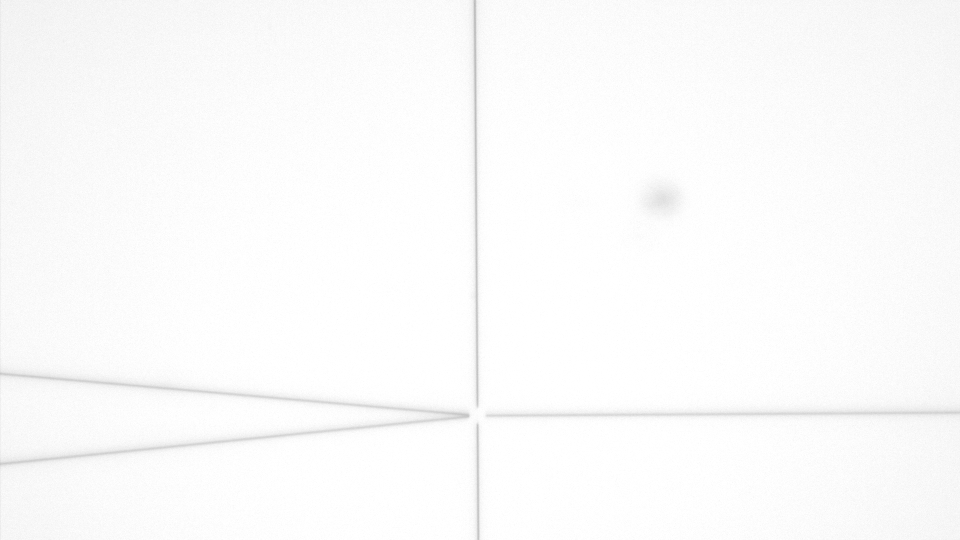
#> input picture opencv_frame_4_6.png, 1920 x 1080 px (shown at 1/2 size)
$ python erode_demo.py
#> lines starting #> are read from the running program, lines starting #| are printed output that depends on the picture; after the words box and inside, x2 and y2 are one past the last pixel; in counts of white or black regions, pixels touching at a corner belong together
import cv2.cv2 as cv
import numpy as np
import math
from skimage import morphology, draw
import matplotlib.pyplot as plt


def read_img_from_path(img_path):
#> called with img_path = 'opencv_frame_4_6.png'
    original = cv.imread(img_path, 0)
#> original is the input picture: shape (1080, 1920); min 177, max 255, mean 251
    img = original[0:1080, 3:1919]
    frame = cv.medianBlur(img, 3)
    frame = cv.GaussianBlur(frame, (3, 3), 0)
    frame = cv.bitwise_not(src=frame)
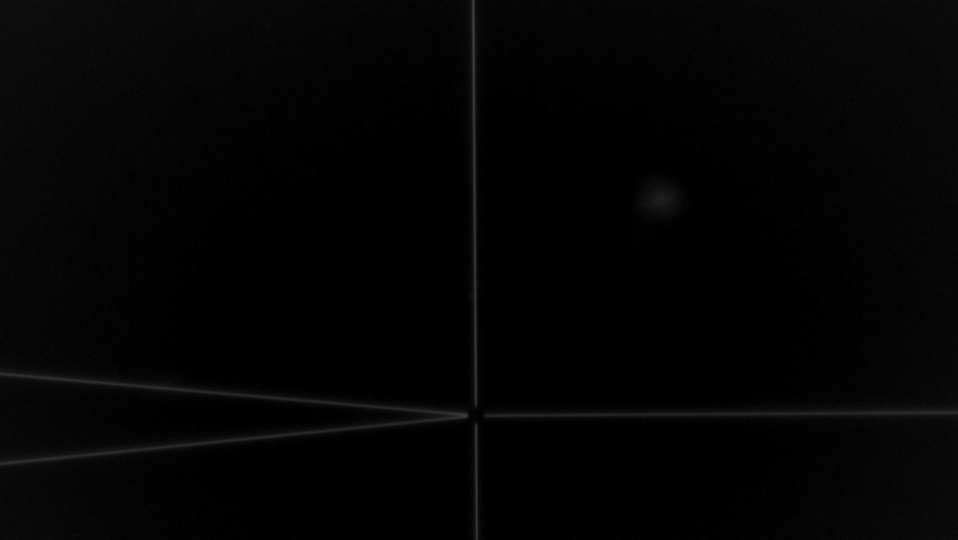
#> frame: shape (1080, 1916) (shown at 1/2 size); min 0, max 67, mean 3.5
    return frame


# retval, threshold_img = cv.threshold(frame, 45, 255, cv.THRESH_BINARY+cv.THRESH_OTSU)


def stretch_gray(frame, index=2):
#> called with index = 2
    e_img = np.zeros((frame.shape[0], frame.shape[1], 1), dtype=np.uint16)
    for i in range(e_img.shape[0]):
        for j in range(e_img.shape[1]):
            e_img[i, j] = math.pow(frame[i, j], index)
    cv.normalize(e_img, e_img, 0, 255, cv.NORM_MINMAX)
    gamma_img1 = cv.convertScaleAbs(e_img)
    # plt.hist(gamma_img1.ravel(), 256, [0, 256])
    # plt.title("Gray Value Hist1")
    # plt.show()
    return gamma_img1


# retval, threshold_img = cv.threshold(gamma_img1, 35, 255, cv.THRESH_BINARY)


def edge_by_dilated(threshold_frame):
    kernel = cv.getStructuringElement(cv.MORPH_RECT, (3, 3))
    # eroded = cv.erode(threshold_img, kernel)
    dilated = cv.dilate(threshold_frame, kernel)

    # res = cv.subtract(threshold_img, eroded)
    absdiff_img = cv.absdiff(dilated, threshold_frame)
    return absdiff_img


def dilated(frame):
    kernel = cv.getStructuringElement(cv.MORPH_RECT, (3, 3))
    # eroded = cv.erode(threshold_img, kernel)
    dilated = cv.dilate(frame, kernel)

    # res = cv.subtract(threshold_img, eroded)
    return dilated


def find_mid_line(threshold_image, p0, p1, p2, p3):
    threshold_image[threshold_image == 255] = 1
    skeleton0 = morphology.skeletonize(threshold_image)
    skeleton = skeleton0.astype(np.uint8) * 255
    h1 = []
    h2 = []
    sum1 = 0
    sum2 = 0
    # h = skeleton.shape[0]
    # w = skeleton.shape[1]
    for i in range(p0, p1):
        for j in range(p2, p3):
            sum1 = sum1 + skeleton[j, i]
        h1.append(sum1)
        sum1 = 0
    # [5 lines of commented-out code are left out]
    for i in range(p2, p3):
        for j in range(p0, p1):
            sum2 = sum2 + skeleton[i, j]
        h2.append(sum2)
        sum2 = 0
    # [5 lines of commented-out code are left out]
    i1 = h1.index(max(h1)) + 300
    i2 = h2.index(max(h2)) + 40
    return i1, i2


# retval, threshold_img = cv.threshold(absdiff_img, 45, 255, cv.THRESH_BINARY)
# retval, threshold_img = cv.threshold(res, 40, 255, cv.THRESH_BINARY)
def find_end_point(t_img, h_point, v_point, height, width):
    record1 = []
    record2 = []
    for k in [-1, 0, 1]:
        for i in range(1, height-1):
            counter = 0
            if t_img[i - 1, h_point+k - 1] > 0:
                counter = counter + 1
            if t_img[i - 1, h_point+k] > 0:
                counter = counter + 1
            if t_img[i - 1, h_point+k + 1] > 0:
                counter = counter + 1
            if t_img[i, h_point+k - 1] > 0:
                counter = counter + 1
            # if t_img[i, h_point] > 0:
            #     counter = counter + 1
            if t_img[i, h_point+k + 1] > 0:
                counter = counter + 1
            if t_img[i + 1, h_point+k - 1] > 0:
                counter = counter + 1
            if t_img[i + 1, h_point+k] > 0:
                counter = counter + 1
            if t_img[i + 1, h_point+k + 1] > 0:
                counter = counter + 1
            if 2 <= counter <= 4:
                t_img[i, h_point+k] = 255
                # print(i)
                # print(counter)
                # record1.append(i)
    for q in [-1, 0, 1]:
        for j in range(10, width - 1):
            counter = 0
            if t_img[v_point+q - 1, j - 1] > 0:
                counter = counter + 1
            if t_img[v_point+q - 1, j] > 0:
                counter = counter + 1
            if t_img[v_point+q - 1, j + 1] > 0:
                counter = counter + 1
            if t_img[v_point+q, j - 1] > 0:
                counter = counter + 1
            # if t_img[i, h_point] > 0:
            #     counter = counter + 1
            if t_img[v_point+q, j + 1] > 0:
                counter = counter + 1
            if t_img[v_point+q + 1, j - 1] > 0:
                counter = counter + 1
            if t_img[v_point+q + 1, j] > 0:
                counter = counter + 1
            if t_img[v_point+q + 1, j + 1] > 0:
                counter = counter + 1
            if 2 <= counter <= 4:
                t_img[v_point+q, j] = 255
                # [4 lines of commented-out code are left out]


if __name__ == '__main__':
    img_path_path = 'opencv_frame_4_6.png'
    frame0 = read_img_from_path(img_path_path)
    frame0 = stretch_gray(frame0, 2)
    ret, threshold_img = cv.threshold(frame0, 40, 255, cv.THRESH_BINARY)
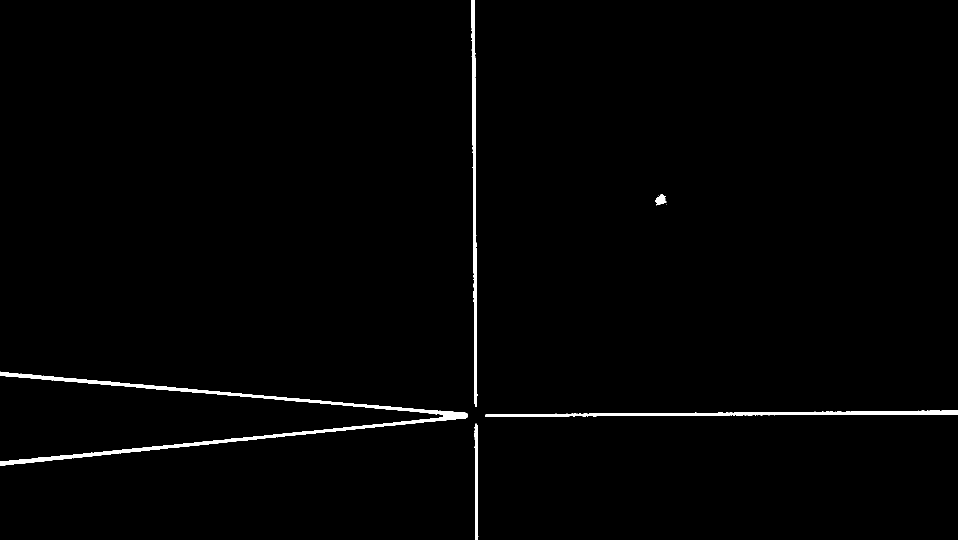
#> threshold_img: shape (1080, 1916) (shown at 1/2 size); 1.1% white; 8 white regions (3 under 20 px), largest, box (x1, y1, x2, y2) and area: (0, 743, 936, 932) 11745, (970, 820, 1916, 834) 5442, (943, 0, 955, 814) 4806, (949, 847, 957, 1080) 1276, (1310, 388, 1333, 410) 294
    find_end_point(threshold_img, 957, 654, 1079, 1900)
#> after the loop in find_end_point, `for k in [-1, 0, 1]:`: t_img: shape (1080, 1916); 1.2% white; 8 white regions (3 under 20 px), largest, box (x1, y1, x2, y2) and area: (0, 743, 936, 932) 11745, (970, 820, 1916, 834) 5442, (943, 0, 955, 814) 4806, (949, 847, 959, 1080) 1646, (1310, 388, 1333, 410) 294
#> after the loop in find_end_point, `for q in [-1, 0, 1]:`: t_img: shape (1080, 1916); 1.2% white; 8 white regions (3 under 20 px), largest, box (x1, y1, x2, y2) and area: (0, 743, 936, 932) 11745, (970, 820, 1916, 834) 5442, (943, 0, 957, 814) 4814, (949, 847, 959, 1080) 1646, (1310, 388, 1333, 410) 294
    # print(end1, end2, end3, end4)
    abs_img = edge_by_dilated(threshold_img)
#> in edge_by_dilated, `dilated = cv.dilate(threshold_frame, kernel)`:
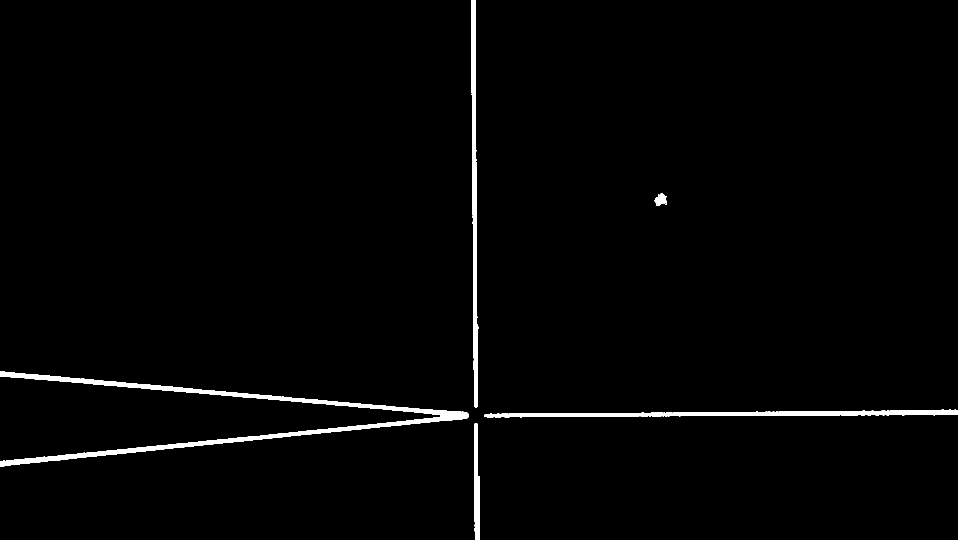
#> dilated: shape (1080, 1916) (shown at 1/2 size); 1.6% white; 6 white regions (1 under 20 px), largest, box (x1, y1, x2, y2) and area: (0, 742, 937, 933) 15798, (969, 819, 1916, 835) 7514, (942, 0, 958, 815) 6520, (948, 846, 960, 1080) 2143, (1309, 387, 1334, 412) 415
#> in edge_by_dilated, `absdiff_img = cv.absdiff(dilated, threshold_frame)`:
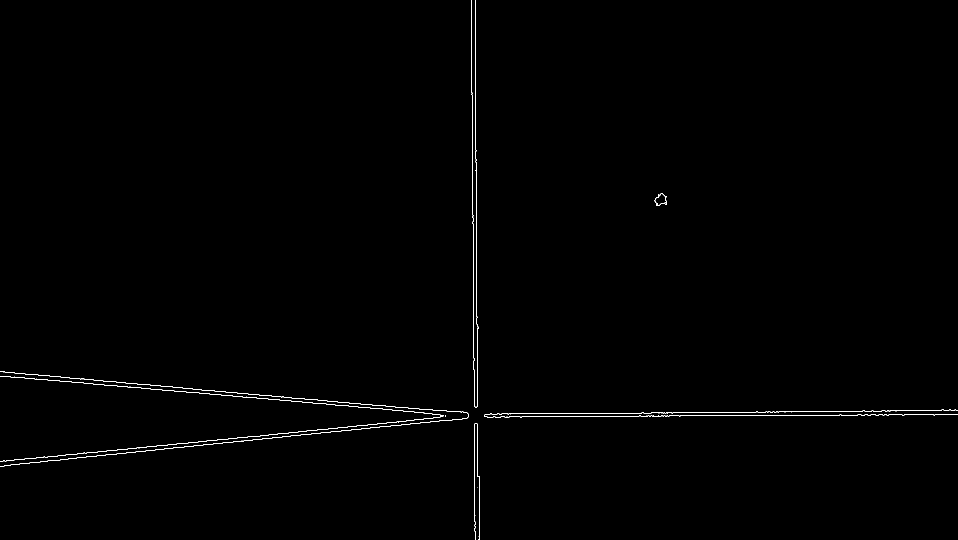
#> absdiff_img: shape (1080, 1916) (shown at 1/2 size); 0.41% white in thin lines or dots
    # [5 lines of commented-out code are left out]
    cv.waitKey(0)
    cv.destroyAllWindows()
